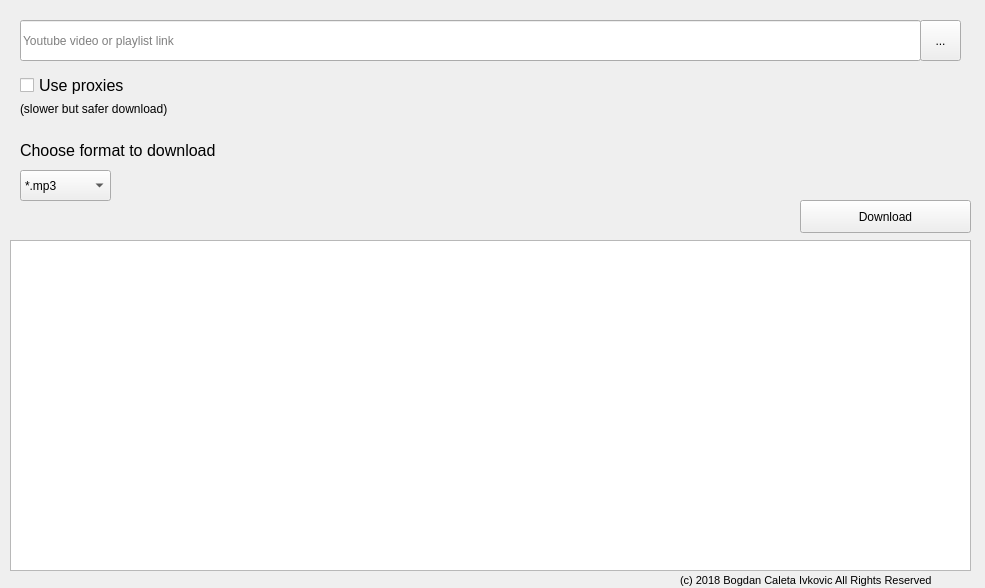
<?xml version="1.0" encoding="UTF-8"?>
<ui version="4.0">
 <class>MainWindow</class>
 <widget class="QMainWindow" name="MainWindow">
  <property name="geometry">
   <rect>
    <x>0</x>
    <y>0</y>
    <width>985</width>
    <height>588</height>
   </rect>
  </property>
  <property name="minimumSize">
   <size>
    <width>985</width>
    <height>588</height>
   </size>
  </property>
  <property name="maximumSize">
   <size>
    <width>985</width>
    <height>588</height>
   </size>
  </property>
  <property name="windowTitle">
   <string>Youtube Downloading Software</string>
  </property>
  <widget class="QWidget" name="centralwidget">
   <widget class="QLineEdit" name="edit_link">
    <property name="geometry">
     <rect>
      <x>20</x>
      <y>20</y>
      <width>901</width>
      <height>41</height>
     </rect>
    </property>
    <property name="inputMask">
     <string/>
    </property>
    <property name="text">
     <string/>
    </property>
    <property name="placeholderText">
     <string>Youtube video or playlist link</string>
    </property>
   </widget>
   <widget class="QListWidget" name="listWidget">
    <property name="geometry">
     <rect>
      <x>10</x>
      <y>240</y>
      <width>961</width>
      <height>331</height>
     </rect>
    </property>
   </widget>
   <widget class="QPushButton" name="button_download">
    <property name="geometry">
     <rect>
      <x>800</x>
      <y>200</y>
      <width>171</width>
      <height>33</height>
     </rect>
    </property>
    <property name="text">
     <string>Download</string>
    </property>
   </widget>
   <widget class="QCheckBox" name="checkBox">
    <property name="geometry">
     <rect>
      <x>20</x>
      <y>70</y>
      <width>121</width>
      <height>31</height>
     </rect>
    </property>
    <property name="font">
     <font>
      <pointsize>12</pointsize>
     </font>
    </property>
    <property name="text">
     <string>Use proxies</string>
    </property>
   </widget>
   <widget class="QLabel" name="label">
    <property name="geometry">
     <rect>
      <x>20</x>
      <y>100</y>
      <width>181</width>
      <height>17</height>
     </rect>
    </property>
    <property name="text">
     <string>(slower but safer download)</string>
    </property>
   </widget>
   <widget class="QComboBox" name="comboBox">
    <property name="geometry">
     <rect>
      <x>20</x>
      <y>170</y>
      <width>91</width>
      <height>31</height>
     </rect>
    </property>
    <property name="currentIndex">
     <number>0</number>
    </property>
    <item>
     <property name="text">
      <string>*.mp3</string>
     </property>
    </item>
    <item>
     <property name="text">
      <string>*.mp4</string>
     </property>
    </item>
   </widget>
   <widget class="QLabel" name="label_2">
    <property name="geometry">
     <rect>
      <x>20</x>
      <y>140</y>
      <width>251</width>
      <height>21</height>
     </rect>
    </property>
    <property name="font">
     <font>
      <pointsize>12</pointsize>
     </font>
    </property>
    <property name="text">
     <string>Choose format to download</string>
    </property>
   </widget>
   <widget class="QLabel" name="label_3">
    <property name="geometry">
     <rect>
      <x>680</x>
      <y>570</y>
      <width>291</width>
      <height>17</height>
     </rect>
    </property>
    <property name="font">
     <font>
      <pointsize>8</pointsize>
     </font>
    </property>
    <property name="text">
     <string>(c) 2018 Bogdan Caleta Ivkovic All Rights Reserved</string>
    </property>
    <property name="textFormat">
     <enum>Qt::AutoText</enum>
    </property>
    <property name="alignment">
     <set>Qt::AlignBottom|Qt::AlignLeading|Qt::AlignLeft</set>
    </property>
   </widget>
   <widget class="QToolButton" name="button_destination">
    <property name="geometry">
     <rect>
      <x>920</x>
      <y>20</y>
      <width>41</width>
      <height>41</height>
     </rect>
    </property>
    <property name="text">
     <string>...</string>
    </property>
   </widget>
  </widget>
 </widget>
 <resources/>
 <connections/>
</ui>
